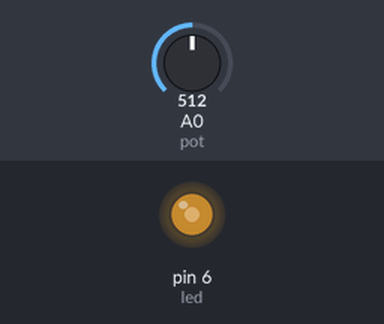
Simulated run of this sketch. Board: Arduino Uno, built with avr-gcc and run on an emulated ATmega328P. On the bench: output pins drawn as LEDs (lit = HIGH). Inputs (shaded band) come from the test bench; at power-on: A0 (pot) = 512.

Above: at 1.2 s.
1.3 s: A0 (pot) set to 716
At 1.6 s:
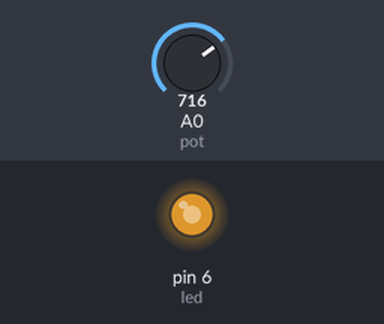
2.8 s: A0 (pot) set to 900
At 3.9 s:
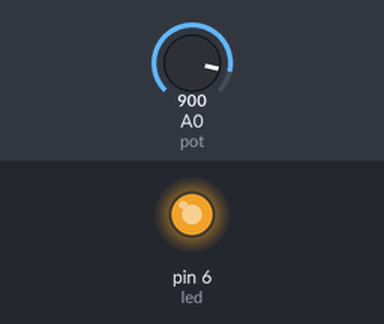
4.3 s: A0 (pot) set to 122
At 5.1 s:
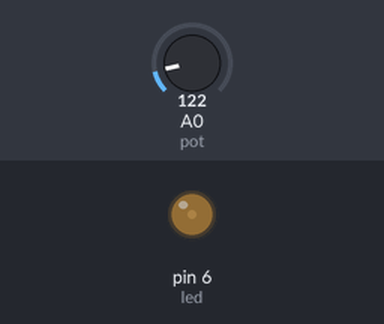
5.8 s: A0 (pot) set to 0
At 6.2 s:
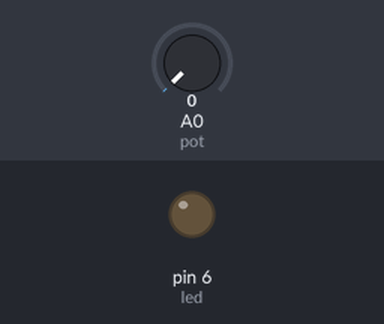
7.3 s: A0 (pot) set to 511
At 8.6 s:
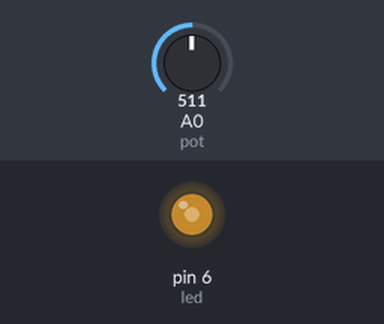
Timing chart, 0 to 9.8 s (numbered marks = the images above; inputs shaded):
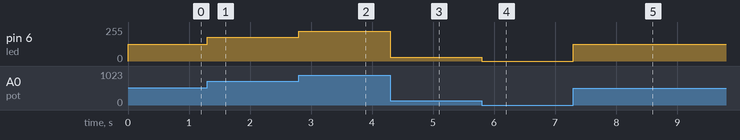

Measured:
- after the input at 1.3 s, pin 6 (led): 127/255 → 178/255 at once
- after the input at 2.8 s, pin 6 (led): 178/255 → 224/255 at once
- after the input at 4.3 s, pin 6 (led): 224/255 → 30/255 at once
- after the input at 5.8 s, pin 6 (led): 30/255 → 0/255 at once
- after the input at 7.3 s, pin 6 (led): 0/255 → 127/255 at once

The sketch:

Control_del_brillo_de_un_led.ino
```cpp
/*
   Fundacion Kinal
   Centro educativo tecnico laboral Kinal
   Quinto perito
   Quinto electronica
   Codigo Tecnico: EB5AM
   Curso: Taller de electronica digital y reparacion de computadoras I
   Proyecto: Control del brillo de un led
   Dev: Landon Morataya
   Fecha: 08/06/2023
*/


#define led 6
#define pot A0

int intensidad, brillo;

void setup() {
  pinMode(led, OUTPUT);
}

void loop() {
     intensidad=analogRead(pot);


     brillo=map(intensidad, 0, 1023, 0, 255);

     analogWrite(led, brillo);

}
```
